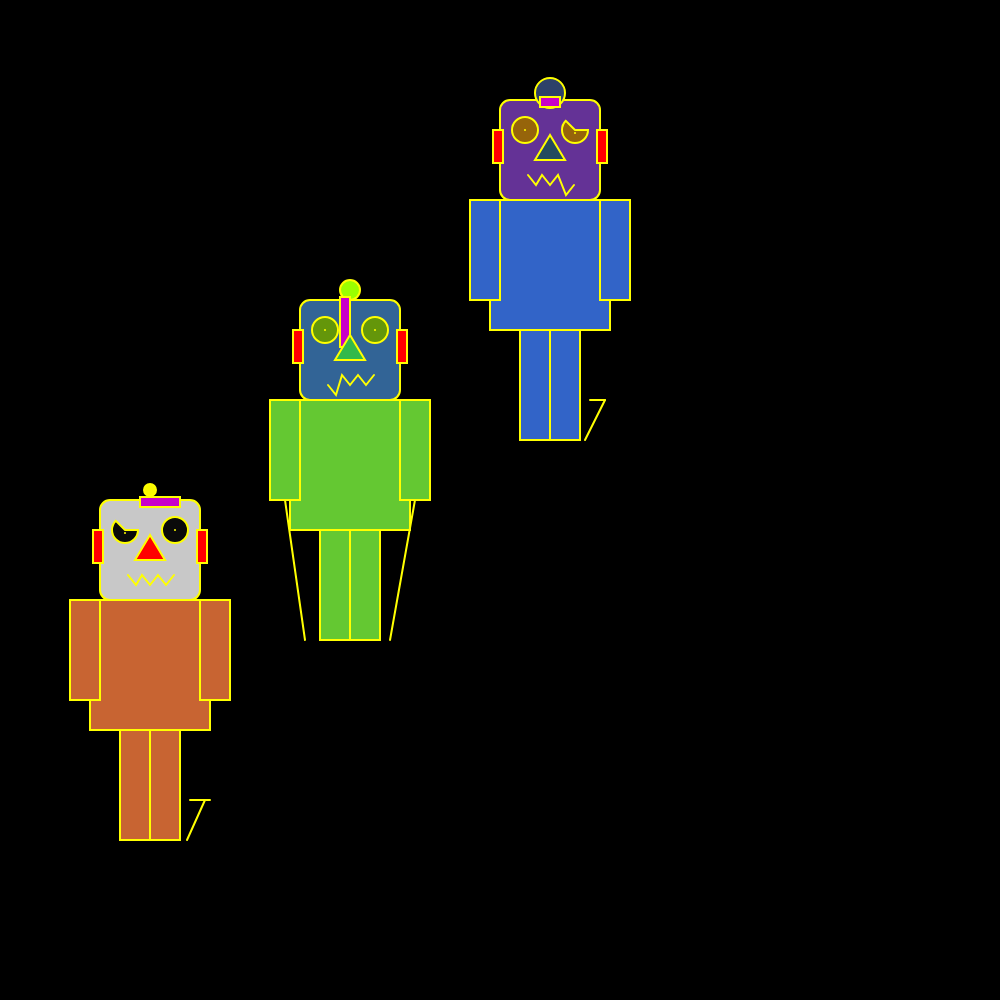
Frame 1 (no input)
Frame 60 (no input): identical to frame 1, image omitted
Frame 120 (the mouse pressed at the canvas centre since frame 60): identical to frame 1, image omitted

The p5.js sketch that drew this single still picture (run headless with seeded random() and noise() and a simulated clock; from frame 60 on, the mouse is pressed at the canvas centre):

// p5.js sketch
// ── sketch.js
function setup()
{
	//create a canvas for the robot
	createCanvas(1000, 1000,);
	}

function draw()
{
	strokeWeight(2);
	stroke(255,255,0);
	background(0,0,0);

	// shadow lines
	

	//robot body 1 - delete this code and make your own robot body
	fill(200,100,50);
	rect(90, 600, 120, 130);
	rect(70, 600, 30, 100);
	rect(200, 600, 30, 100);
	rect(120, 730, 30, 110);
	rect(150, 730, 30, 110);

	//robot body 2 - delete this code and make your own robot body
	fill(100,200,50);
	rect(290, 400, 120, 130);
	rect(270, 400, 30, 100);
	rect(400, 400, 30, 100);
	rect(320, 530, 30, 110);
	rect(350, 530, 30, 110);


	//robot body 3 - delete this code and make your own robot body
	fill(50, 100, 200);
	rect(490, 200, 120, 130);
	rect(470, 200, 30, 100);
	rect(600, 200, 30, 100);
	rect(520, 330, 30, 110);
	rect(550, 330, 30, 110);


	// !!! Draw the robot heads - You shouldn't need to change this code !!!

	//robot head 1
	fill(200);
	rect(100, 500, 100, 100, 10);
	
    //robot head 2
	fill(50,100,150);
	rect(300, 300, 100, 100, 10);
    //robot head 3
	fill(100,50,150);
	rect(500, 100, 100, 100, 10);

	//ears
	fill(255, 0, 0);

	//robot ears 1
	rect(93, 530, 10, 33);
	rect(197, 530, 10, 33);

	//robot ears 2
	rect(293, 330, 10, 33);
	rect(397, 330, 10, 33);

	//robot ears 3
	rect(493, 130, 10, 33);
	rect(597, 130, 10, 33);



	//robots' antennas
	fill(250, 250, 0);
    // robot antenna 1
	ellipse(150, 490, 12, 12);
	fill(155,255,0);
    // robot antenna 2
	ellipse(350, 290, 20, 20);
    // robot antenna 3
	fill(45, 65, 105);
	ellipse(550, 93, 30, 30);

    //robots' antennas
	fill(200, 0, 200);
    // robot antenna 1
	rect(140, 497, 40, 10);
    // robot antenna 2
	rect(340, 297, 10, 50);
    // robot antenna 3
	rect(540, 97, 20, 10);


	//robot 1's eyes
	fill(10,10,10);
	arc(125, 530, 26, 26, 0, PI + QUARTER_PI, PIE);
	point(125, 533);
	ellipse(175, 530, 26, 26);
	point(175, 530);
	

	//robot 2's eyes
	fill(100,150,10);
	ellipse(325, 330, 26, 26);
	point(325, 330);
	ellipse(375, 330, 26, 26);
	point(375, 330);

	//robot 3's eyes
	fill(150,100,10);
	ellipse(525, 130, 26, 26);
	point(525, 130);
	arc(575, 130, 26, 26, 0, PI + QUARTER_PI, PIE);
	
	point(575, 133);


	//robots' noses
	fill(255, 0, 0);
    //robot 1 nose
	triangle(150, 535, 135, 560, 165, 560);
    //robot 2 nose
	fill(50,185,75)
	triangle(350, 335, 335, 360, 365, 360);
    //robot 3 nose
	fill(35,75,95);
	triangle(550, 135, 535, 160, 565, 160);

	//robot 1 mouth
	noFill();
	beginShape();
	vertex(128, 575);
	vertex(136, 585);
	vertex(142, 575);
	vertex(150, 585);
	vertex(158, 575);
	vertex(166, 585);
	vertex(174, 575);
	endShape();

	//robot 2 mouth
	beginShape();
	vertex(328, 385);
	vertex(336, 395);
	vertex(342, 375);
	vertex(350, 385);
	vertex(358, 375);
	vertex(366, 385);
	vertex(374, 375);
	endShape();

	//robot 3 mouth
	beginShape();
	vertex(528, 175);
	vertex(536, 185);
	vertex(542, 175);
	vertex(550, 185);
	vertex(558, 175);
	vertex(566, 195);
	vertex(574, 185);
	endShape();

	//lines
	line(187,840,205, 800);
	line(210,800, 190, 800);
	// line 2
	line(390, 640, 415, 500);
	line(305, 640, 285, 500);
	// line 3
	line(585, 440, 605, 400);
	line(605, 400, 590, 400);
	
}
